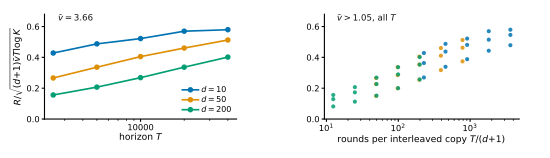

Recreate this plot in Python.
"""Figure 4: does Theorem 1 describe the right dependence on T, d and the effective dimension?

Reads scaling_3d.npz, produced by code/scaling_3d.py, a 4 x 3 x 5 grid in (vbar, d, T) with five
paired seeds per cell.  The plotted quantity is

    R / sqrt( (d+1) vbar T log K )

for the analysed m = d+1 variant.  If Theorem 1 captured all three dependences this would be flat.

Left panel fixes vbar and varies T, one line per delay: nearly flat at d = 10, rising at d = 200.
Right panel replots every non-degenerate cell against rounds per interleaved copy, T/(d+1), which
is what a copy of the analysed variant actually receives.  The curves fall on top of one another,
which locates the residual trend in the interleaving rather than in T or vbar.

Sizing.  Saved WITHOUT bbox_inches="tight" so the on-page scale is exactly 1.0 at \\textwidth.
"""
import numpy as np
import matplotlib
matplotlib.use("Agg")
import matplotlib.pyplot as plt

from pathlib import Path as _Path
_CODE = _Path(__file__).resolve().parent.parent.parent / "code"

D = np.load(_CODE / "scaling_3d.npz")
v, d, T, K = D["vbar"], D["d"], D["T"], 40
norm = D["s_int"] / np.sqrt((d + 1) * v * T * np.log(K))

C = {10: "#0173B2", 50: "#DE8F05", 200: "#029E73"}
FIG_W, FIG_H = 5.5, 1.58
fig = plt.figure(figsize=(FIG_W, FIG_H))
axL = fig.add_axes([0.080, 0.245, 0.350, 0.665])
axR = fig.add_axes([0.590, 0.245, 0.355, 0.665])

# ---- left: T dependence at the largest effective dimension
top = max(v)
for dd in (10, 50, 200):
    sel = (v == top) & (d == dd)
    o = np.argsort(T[sel])
    axL.plot(T[sel][o], norm[sel][o], "o-", color=C[dd], ms=3.0, lw=1.2,
             label=f"$d={dd}$", zorder=3)
axL.set_xscale("log")
axL.set_xlabel("horizon $T$", fontsize=6.6, labelpad=0.8)
axL.set_ylabel(r"$R/\sqrt{(d{+}1)\bar vT\log K}$", fontsize=6.6, labelpad=1.5)
axL.set_ylim(0.0, 0.68)
axL.set_yticks([0.0, 0.2, 0.4, 0.6])
axL.tick_params(labelsize=6.0, length=2, pad=1.5, which="major")
axL.tick_params(length=1.2, which="minor")
from matplotlib.ticker import NullFormatter, ScalarFormatter

axL.xaxis.set_minor_formatter(NullFormatter())
axL.xaxis.set_major_formatter(ScalarFormatter())
axL.text(2700, 0.635, rf"$\bar v={top:.2f}$", fontsize=6.2, color="#111111")
axL.legend(fontsize=5.8, frameon=False, loc="lower right", handletextpad=0.35,
           borderaxespad=0.2, labelspacing=0.2)
for sp in ("top", "right"):
    axL.spines[sp].set_visible(False)

# ---- right: everything non-degenerate against rounds per copy
nd = v > 1.05
per = T / (d + 1)
for dd in (10, 50, 200):
    sel = nd & (d == dd)
    axR.plot(per[sel], norm[sel], "o", color=C[dd], ms=3.0, mew=0.0, alpha=0.85,
             ls="none", label=f"$d={dd}$", zorder=3)
axR.set_xscale("log")
axR.set_xlabel(r"rounds per interleaved copy $T/(d{+}1)$", fontsize=6.6, labelpad=0.8)
axR.set_ylim(0.0, 0.68)
axR.set_yticks([0.0, 0.2, 0.4, 0.6])
axR.tick_params(labelsize=6.0, length=2, pad=1.5, which="major")
axR.tick_params(length=1.2, which="minor")
axR.xaxis.set_minor_formatter(NullFormatter())
axR.text(14, 0.635, r"$\bar v>1.05$, all $T$", fontsize=6.2, color="#111111")
for sp in ("top", "right"):
    axR.spines[sp].set_visible(False)

assert axL.get_position().y0 >= 0.20 and axR.get_position().y0 >= 0.20, "x labels need room"
fig.savefig("fig4.pdf")
print(f"wrote fig4.pdf at {FIG_W}x{FIG_H}in | full grid spread {norm.max()/norm.min():.1f}x, "
      f"non-degenerate {norm[nd].max()/norm[nd].min():.1f}x")
